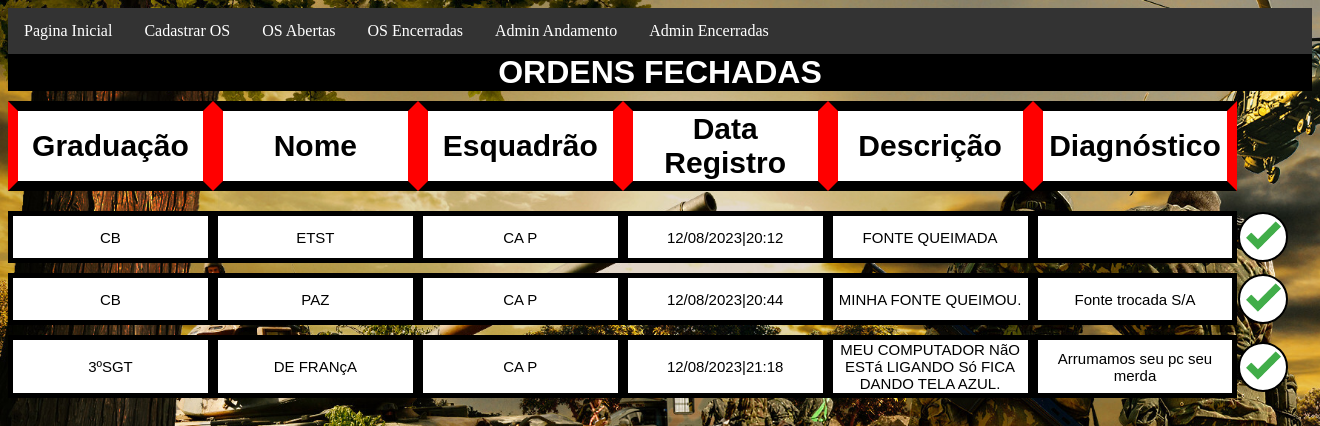
/SistemaOS/listarOSfinalizadalivre.php, run on the app's committed database.
### tables this page shows
CREATE TABLE `os` (
  `id_os` int(11) NOT NULL,
  `graduacao` varchar(50) NOT NULL,
  `nome` varchar(50) NOT NULL,
  `esquadrao` varchar(10) NOT NULL,
  `data_reg` varchar(20) NOT NULL,
  `descricao` varchar(500) NOT NULL,
  `fechada` varchar(3) NOT NULL,
  `diagnostico` varchar(200) NOT NULL
);

### SistemaOS/listarOSfinalizadalivre.php (the view, shortened to what this page needs)
<!doctype html>
<html>
<head>
        <?php
        include "header.php";
        ?>
    <h1> ORDENS FECHADAS</h1>
</head>
<body>
    <?php
    $pesquisa = $_POST['busca'] ?? '';
    include "conexao.php";
    $sql = "SELECT * FROM os WHERE nome LIKE '%$pesquisa%'";
    $dados = mysqli_query($conn, $sql);
    ?>
    <table class="tabela">
        <tr>
            <th>Graduação</th>
            <th>Nome</th>
            <th>Esquadrão</th>
            <th>Data Registro</th>
            <th>Descrição</th>
            <th>Diagnóstico</th>
        </tr>
        <tr>
            <?php
    while($linha = mysqli_fetch_assoc($dados)  ) {
        $fechada = $linha['fechada'];
        $graduacao = $linha['graduacao'];
        $nome = $linha['nome'];
        $esquadrao = $linha['esquadrao'];
        $data_reg = $linha['data_reg'];
        $descricao = $linha['descricao'];
        $diagnostico = $linha['diagnostico'];
        $imagefinalizar = '<img class="icones" src="imagens/finalizar.png" />';
        if($fechada == "sim"){
        echo "      <tr>
                  <td class='tdmostra' <p align='center'>$graduacao</td>
                  <td  class='tdmostra'<p align='center'>$nome</td>
                  <td  class='tdmostra'<p align='center'>$esquadrao</td>
                  <td  class='tdmostra'<p align='center'>$data_reg</td>
                  <td  class='tdmostra' <p align='center'>$descricao</td>
                  <td  class='tdmostra' <p align='center'>$diagnostico</td>
                  <td class='tdoculto'> <button class='iconesbnt' <p align='center'> $imagefinalizar</button ></td>
                    </tr>"
        ;}
    ;}
    ?>
        </tr>
    </table>
</body>
</html>

### SistemaOS/header.php (shortened to what this page needs)
<!DOCTYPE html>
<html>
<head>
</head>
<body>
<ul>
  <li><a href="index.php">Pagina Inicial</a></li>
  <li><a href="CadastrarOS.php">Cadastrar OS</a></li>
  <li><a href="listarOSandamentolivre.php">OS Abertas</a></li>
  <li><a href="listarOSfinalizadalivre.php">OS Encerradas</a></li>
  <li><a href="loginOSandamento.php">Admin Andamento</a></li>
  <li><a href="loginOSfinalizada.php">Admin Encerradas</a></li>
</ul>
</body>
</html>

### SistemaOS/header.php (style rules this page uses)
ul { list-style-type: none; margin: 0; padding: 0; overflow: hidden; background-color: #333; }
li { float: left; }
li a { display: block; color: white; text-align: center; padding: 14px 16px; text-decoration: none; }

### SistemaOS/estilo.php (style rules this page uses)
body { background-image: url('imagens/fundopagina.jpg'); background-repeat: no-repeat; background-attachment: fixed; background-size: cover; }
.icones { width: 35px; height: 35px; }
.iconesbnt { width: 50px; height: 50px; border-radius: 100%; background-color: #FFFFFF; border: 2px solid #000000; }
h1 { display: flex; margin: auto; flex-direction: column; justify-content: center; text-align: center; background-color: #000000; font-family: Arial, Helvetica, sans-serif; color: #FFFFFF; align-self: center; }
.tabela { margin: auto; border-spacing: 0 10px; table-layout: fixed; width:110%; }
th { font-family: Arial, Helvetica, sans-serif; font-size: 30px; background-color: #FFFFFF; border-top: 10px solid #000000; border-right: 10px solid #ff0000; border-bottom: 10px solid #000000; border-left: 10px solid #ff0000; table-layout: fixed; margin-left: auto; margin-right: auto; }
.tdmostra { font-family: Arial, Helvetica, sans-serif; background-color: #FFFFFF; font-size: 15px; border-top: 5px solid #000000; border-right: 5px solid #000000 ; border-bottom: 5px solid #000000; border-left: 5px solid #000000; word-wrap: break-word; overflow-wrap: break-word; }
tr { border-spacing: 10px; }

### data on the page
os: graduacao "CB", nome "ETST", esquadrao "CA P", data_reg "12/08/2023|20:12", descricao "FONTE QUEIMADA"
os: graduacao "CB", nome "PAZ", esquadrao "CA P", data_reg "12/08/2023|20:44", descricao "MINHA FONTE QUEIMOU.", diagnostico "Fonte trocada S/A"
os: graduacao "3ºSGT", nome "DE FRANçA", esquadrao "CA P", data_reg "12/08/2023|21:18", descricao "MEU COMPUTADOR NãO ESTá LIGANDO Só FICA DANDO TELA AZUL.", diagnostico "Arrumamos seu pc seu merda"
